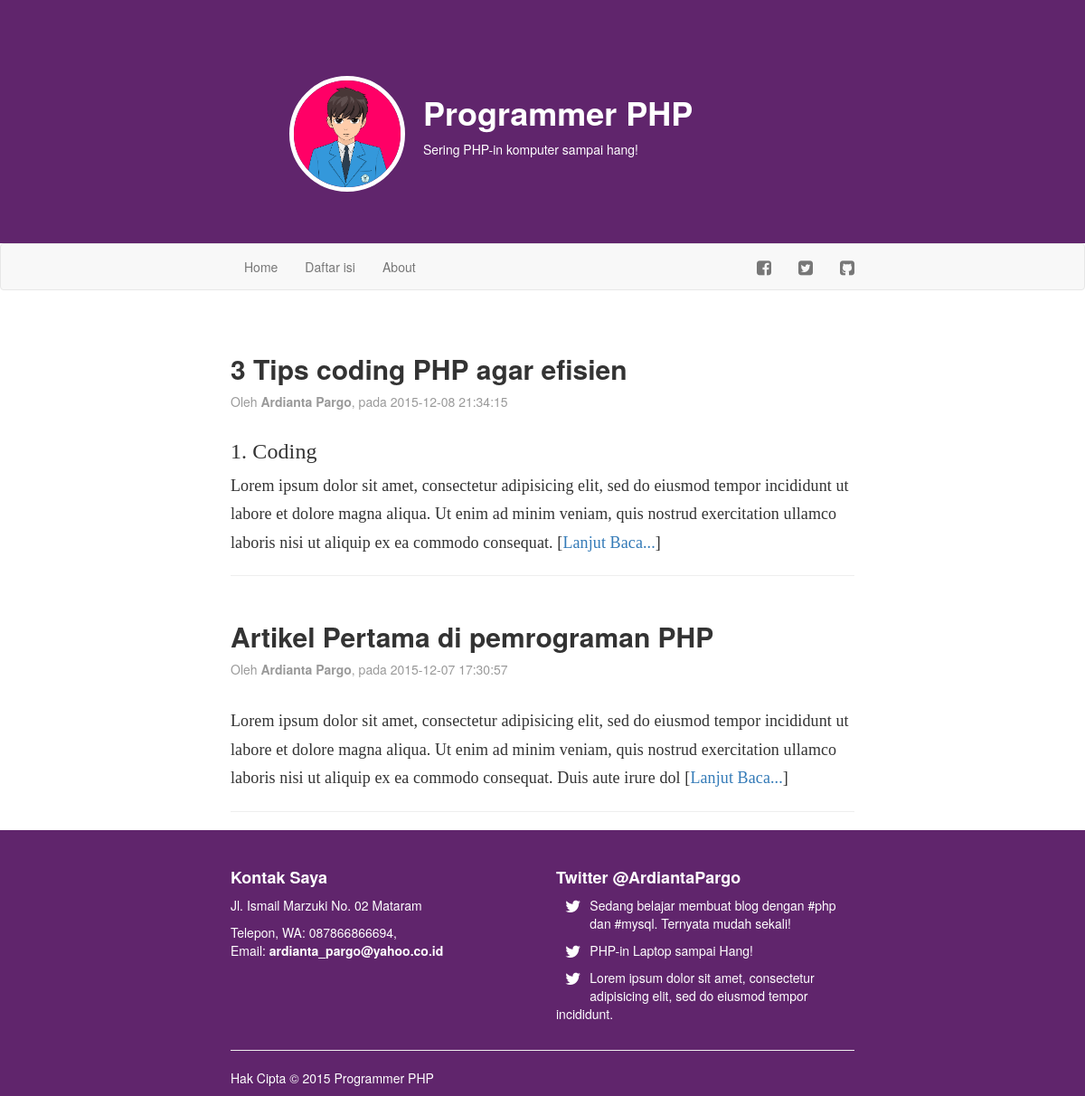
Before: / with the older database file.
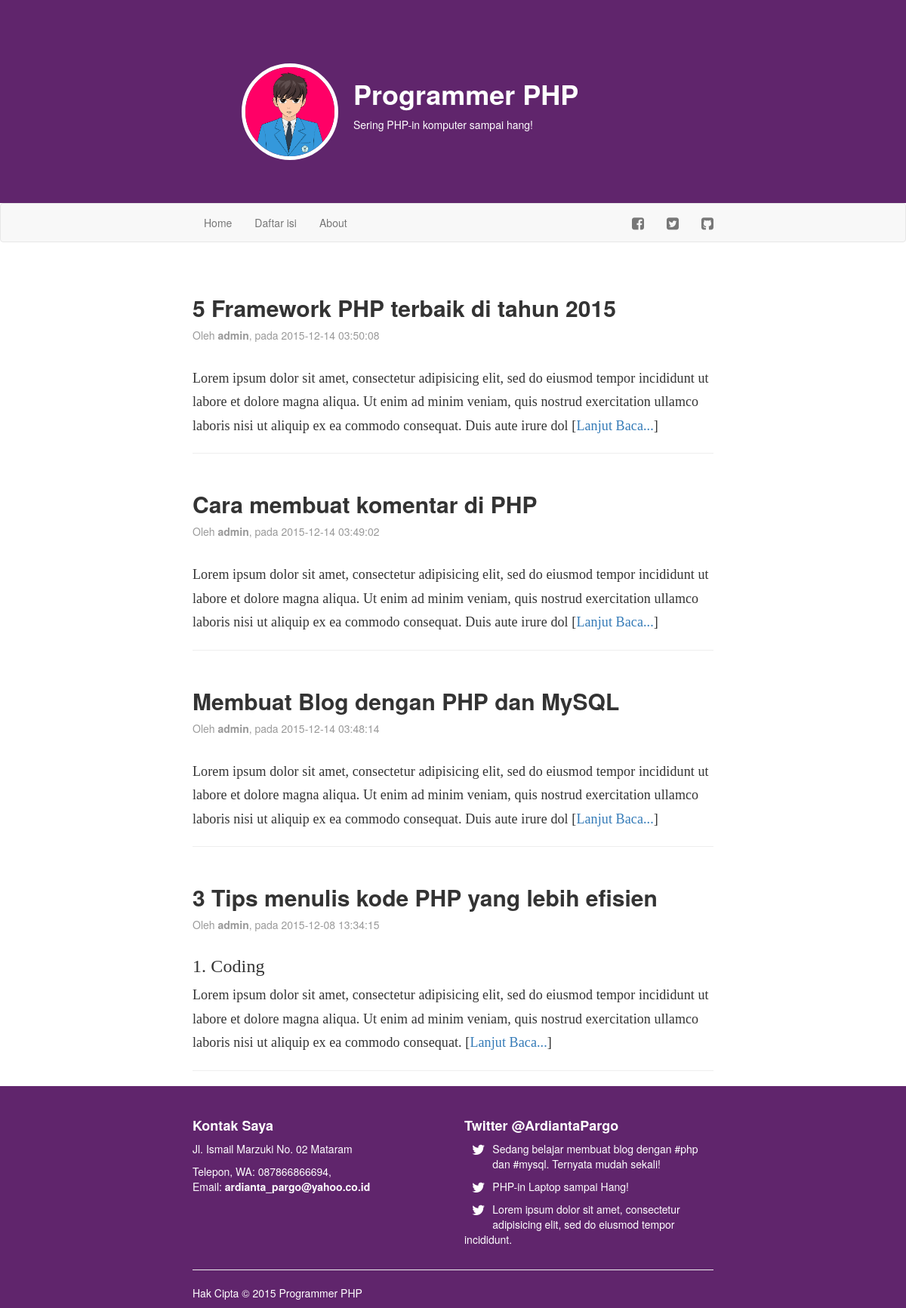
After: the same page with the newer database file.
### tables this page shows
CREATE TABLE IF NOT EXISTS `artikel` (
  `id` int(11) NOT NULL,
  `judul` varchar(255) NOT NULL,
  `isi` text NOT NULL,
  `tanggal` timestamp NOT NULL DEFAULT CURRENT_TIMESTAMP,
  `penulis` varchar(128) NOT NULL
);

### index.php (the view, shortened to what this page needs)
<?php include("konektor.php"); ?>
<!DOCTYPE html>
<html>
    <head>
        <link rel="stylesheet" href="bootstrap/css/bootstrap.css" />
        <link rel="stylesheet" href="bootstrap/css/style.css" />
        <link rel="stylesheet" href="font-awesome/css/font-awesome.css" />
    </head>
    <body>
        <header>
            <?php include("header.php"); ?>
        </header>
        <nav class="navbar navbar-default"><?php include("menu.php"); ?></nav>
        <article>
            <div class="container wrap">
                <div class="row">
                    <div class="col-md-12">
                        <?php
                            $query = mysqli_query($koneksi, "SELECT * FROM artikel ORDER BY tanggal DESC");
                            while($artikel = mysqli_fetch_array($query)){
                                echo "<div class='artikel-kop'>";
                                echo "<h2><b>".$artikel['judul']."</b></h2>";
                                echo "<p class='artikel-tanggal'>Oleh <b>".$artikel['penulis']."</b>, pada ".$artikel['tanggal']."</p>";
                                echo "</div>";
                                echo "<div class='artikel-isi'>";
                                echo substr($artikel['isi'], 0, 255);
                                echo " [<a href='artikel.php?id=".$artikel['id']."' />Lanjut Baca...</a>]";
                                echo "</div><hr/>";
                            }
                        ?>
                    </div>
                </div>
            </div>
        </article>
        <footer>
            <?php include("footer.php"); ?>
        </footer>
    </body>
</html>

Changed rows visible on the page:
removed artikel: judul "Artikel Pertama di pemrograman PHP", penulis "Ardianta Pargo", tanggal "2015-12-07 17:30:57", isi "Lorem ipsum dolor sit amet, consectetur adipisicing elit, sed do eiusmod tempor incididunt ut labore et dolore magna aliqua. Ut enim ad minim veniam, quis nostrud exercitation ullamco laboris nisi ut aliquip ex ea commodo consequat. Duis aute irure dol"
added artikel: judul "5 Framework PHP terbaik di tahun 2015", penulis "admin", tanggal "2015-12-14 03:50:08", isi "Lorem ipsum dolor sit amet, consectetur adipisicing elit, sed do eiusmod tempor incididunt ut labore et dolore magna aliqua. Ut enim ad minim veniam, quis nostrud exercitation ullamco laboris nisi ut aliquip ex ea commodo consequat. Duis aute irure dol"
added artikel: judul "Cara membuat komentar di PHP", penulis "admin", tanggal "2015-12-14 03:49:02", isi "Lorem ipsum dolor sit amet, consectetur adipisicing elit, sed do eiusmod tempor incididunt ut labore et dolore magna aliqua. Ut enim ad minim veniam, quis nostrud exercitation ullamco laboris nisi ut aliquip ex ea commodo consequat. Duis aute irure dol"
added artikel: judul "Membuat Blog dengan PHP dan MySQL", penulis "admin", tanggal "2015-12-14 03:48:14", isi "Lorem ipsum dolor sit amet, consectetur adipisicing elit, sed do eiusmod tempor incididunt ut labore et dolore magna aliqua. Ut enim ad minim veniam, quis nostrud exercitation ullamco laboris nisi ut aliquip ex ea commodo consequat. Duis aute irure dol"
changed artikel: judul "3 Tips coding PHP agar efisien" → "3 Tips menulis kode PHP yang lebih efisien"; penulis "Ardianta Pargo" → "admin"; tanggal "2015-12-08 21:34:15" → "2015-12-08 13:34:15"
